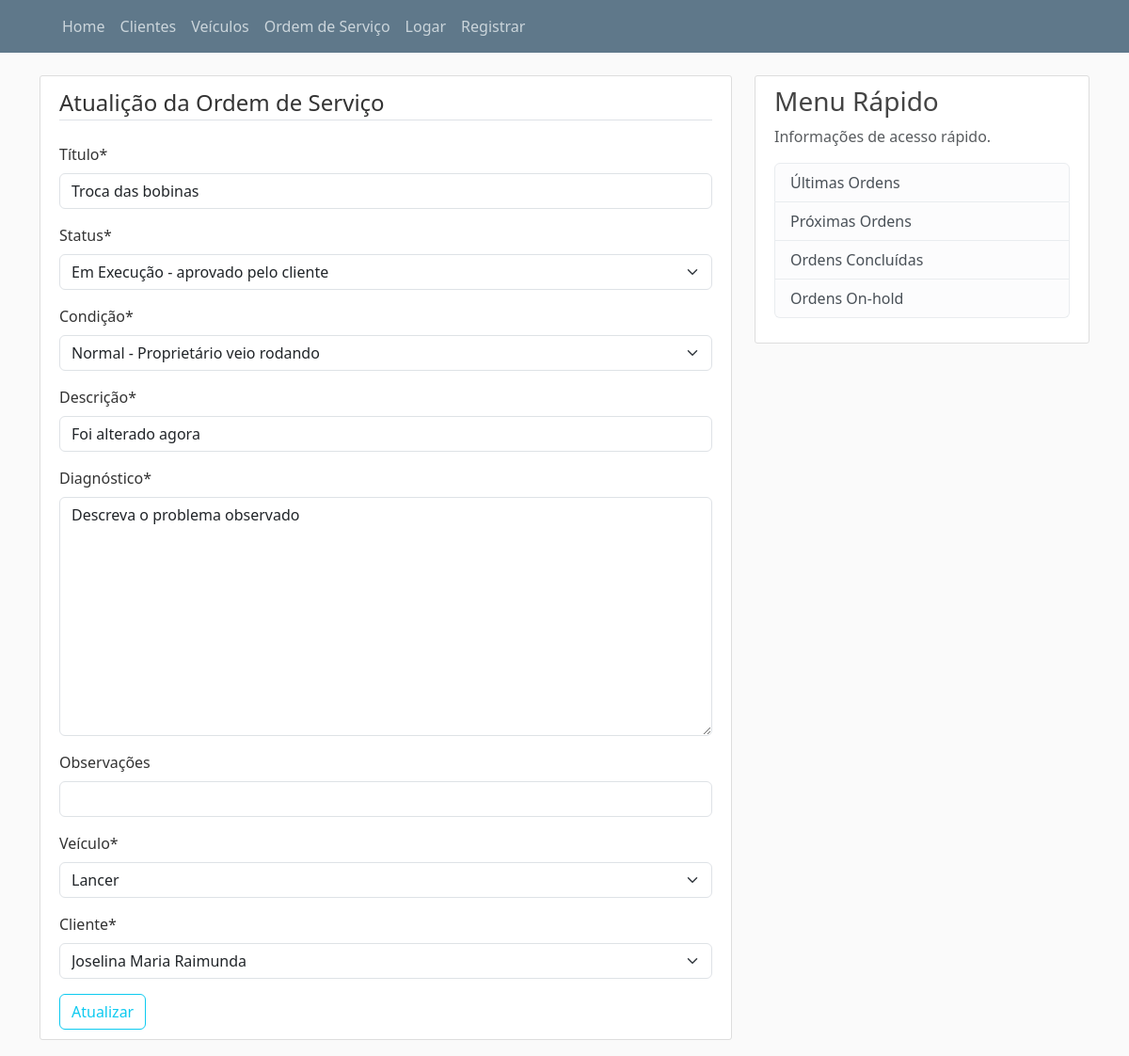
The app's page /garage/ordens/6/update/, older data.
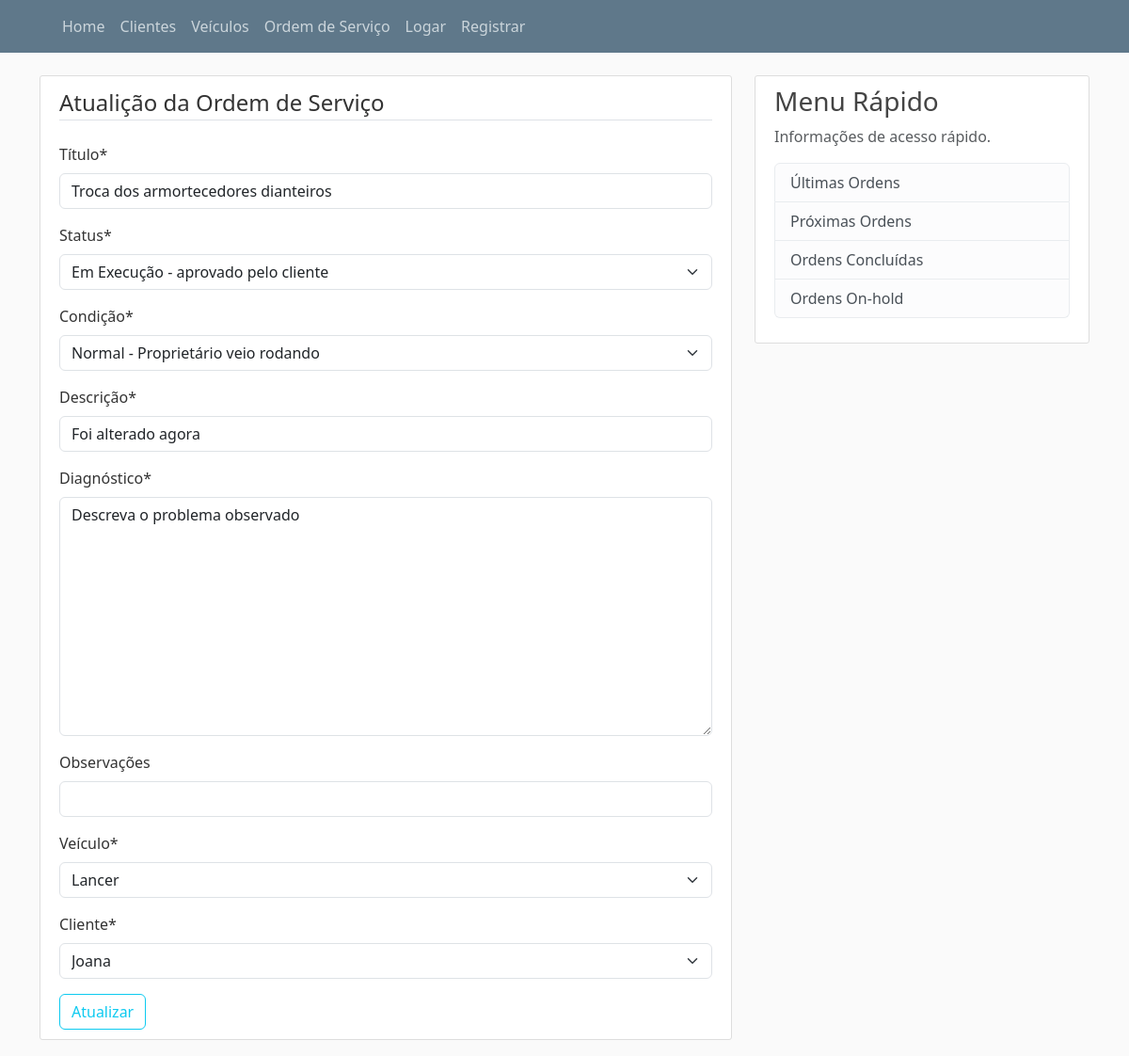
The same page, newer data.
### garage/models.py (models this page shows, shortened)
class Ordem(models.Model):
    CONDICOES_VEICULO = (
        ("A", "Normal - Proprietário veio rodando"),
        ("B", "Sem funcionar - veio no guincho"),
        ("C", "Com anomalia - Proprietário veio rodando"),
        ("D", "Com anomalia - Veio rodando por terceiro")
    )
    STATUS_ORDEM = (
        ('A', 'Em Execução - aprovado pelo cliente'),
        ('B', 'Em Aberto -  aguardando aprovação pelo cliente'),
        ('C', 'Em Aberto -  aguardando peças'),
        ('D', 'Finalizado'),
        ('E', 'Finalizado - interrompido pelo cliente')
    )
    titulo = models.CharField(max_length=50)
    slug = models.SlugField(max_length=250)
    status = models.CharField(choices=STATUS_ORDEM,default='Em Execução - aprovado pelo cliente', max_length=100)
    condicao = models.CharField(choices=CONDICOES_VEICULO,default='Normal - Proprietário veio rodando', max_length=100)
    descricao = models.CharField(max_length=150)
    diagnostico = models.TextField(max_length=150, default='Descreva o problema observado')
    data_criacao = models.DateField(auto_now_add=True)
    veiculo_id = models.ForeignKey(Veiculo, on_delete=models.CASCADE)
    cliente_id = models.ForeignKey(Cliente, on_delete=models.CASCADE)
    autor = models.ForeignKey(User, on_delete=models.CASCADE)
    observacoes = models.CharField(max_length=250, blank=all)

### garage/views.py (the view, shortened to what this page needs)
# urls.py: path('ordens/<int:pk>/update/', OrdemUpdateView.as_view(), name='ordem-update'),
class OrdemUpdateView(UpdateView):
    model = Ordem
    form_class = OrdemForm
    template_name = 'garage/ordens/ordem_update_form.html'
    success_url = '/garage/ordens'

### garage/forms.py
class OrdemForm(ModelForm):
    class Meta:
        model = Ordem
        fields = ['titulo', 'status', 'condicao', 'descricao', 'diagnostico', 'observacoes', 'veiculo_id', 'cliente_id']
        labels = {'titulo': 'Título',
                  'condicao': 'Condição',
                  'descricao': 'Descrição',
                  'diagnostico': 'Diagnóstico',
                  'observacoes': 'Observações',
                  'veiculo_id': 'Veículo',
                  'cliente_id': 'Cliente'
                  }

### garage/models.py (called while the page is built)
    def __str__(self):
        return self.nome

    def __str__(self):
        return self.modelo

### templates/garage/ordens/ordem_update_form.html (shortened to what this page needs)
{% extends "garage/base.html" %}
{% load crispy_forms_tags %}
{% block content %}
    <div class="content-section">
        <form method="POST">
            <fieldset class="form-group">
                <legend class="border-bottom mb-4">Atualição da Ordem de Serviço</legend>
                {{ form|crispy }}
            </fieldset>
            <div class="form-group">
                <button class="btn btn-outline-info" type="submit">Atualizar</button>
            </div>
        </form>
    </div>
{% endblock content %}

Row changes from the older to the newer data that the page shows:
changed Ordem "Em Execução - aprovado pelo cliente": titulo "Troca das bobinas" → "Troca dos armortecedores dianteiros"; cliente_id "Joselina Maria Raimunda" → "Joana"
